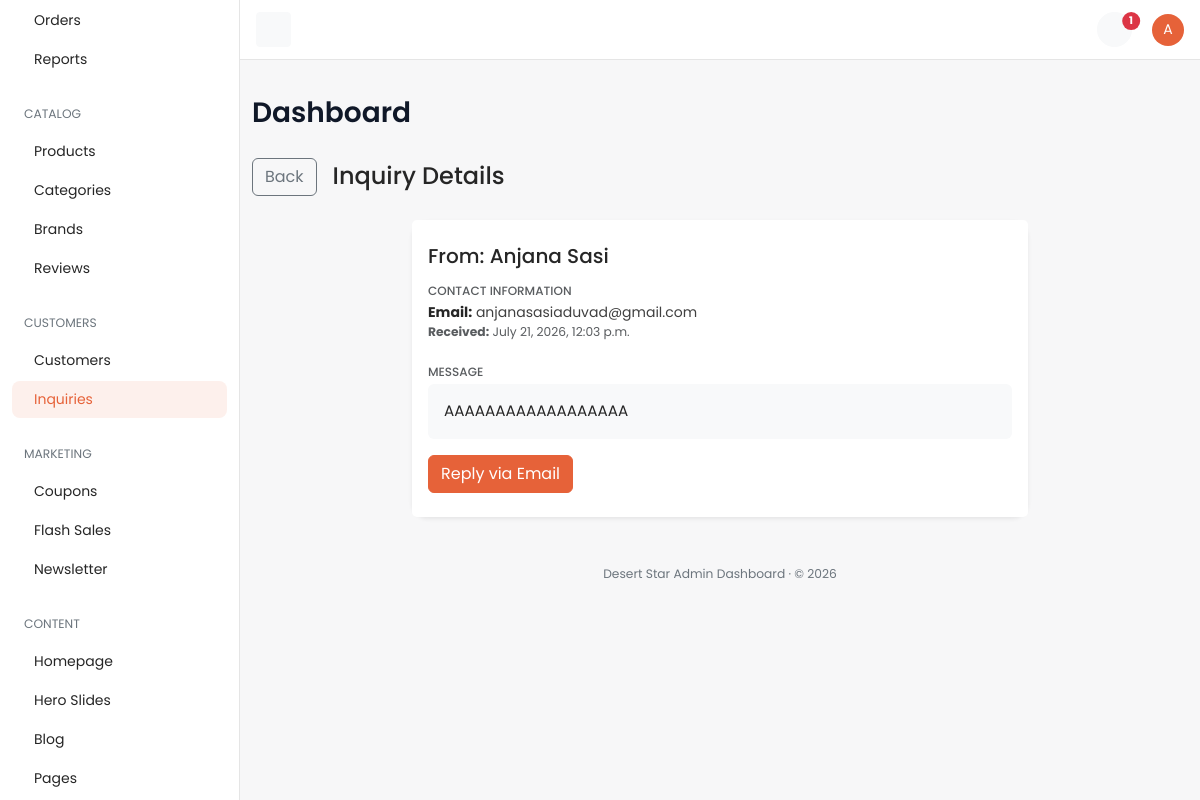
/dashboard/inquiry/7/ (signed in), run on the app's committed database.
### core/models.py (models this page shows, shortened)
class TimeStampedModel(models.Model):
    created_at = models.DateTimeField(
        auto_now_add=True,
        db_index=True,
        verbose_name="Created at",
        help_text="Timestamp when this record was first created.",
    )
    updated_at = models.DateTimeField(
        auto_now=True,
        db_index=True,
        verbose_name="Updated at",
        help_text="Timestamp when this record was last modified.",
    )
    class Meta:
        abstract = True

class ContactInquiry(TimeStampedModel):
    name = models.CharField(max_length=255, verbose_name="Name")
    email = models.EmailField(verbose_name="Email Address")
    message = models.TextField(verbose_name="Message")
    class Meta:
        verbose_name = "Contact Inquiry"
        verbose_name_plural = "Contact Inquiries"

### dashboard/views/customers.py (the view)
# urls.py: path("inquiry/<int:pk>/", customers.inquiry_detail, name="inquiry-detail"),
@dashboard_required
def inquiry_detail(request: HttpRequest, pk: int) -> HttpResponse:
    inquiry = get_object_or_404(ContactInquiry, pk=pk)
    context = {
        "nav_section": "inquiries",
        "page_title": f"Inquiry from {inquiry.name}",
        "inquiry": inquiry,
    }
    return render(request, "dashboard/customers/inquiry_detail.html", context)

### cart/selectors.py (called while the page is built, shortened)
def get_cart_for_request(*, request: HttpRequest) -> Optional[Cart]:
    if hasattr(request, _CART_CACHE_ATTR):
        return getattr(request, _CART_CACHE_ATTR)
    if not request.session.session_key:
        request.session.create()
    session_key = request.session.session_key
    cart = None
    if request.user.is_authenticated and hasattr(request.user, "customer_profile"):
        cart = (
            Cart.objects.filter(customer_profile=request.user.customer_profile)
            .select_related("currency", "destination_city")
            .first()
        )
    if cart is None:
        cart = (
            Cart.objects.filter(session_key=session_key)
            .select_related("currency", "destination_city")
            .first()
        )
    setattr(request, _CART_CACHE_ATTR, cart)
    return cart

def get_cart_item_count(*, cart: Cart | None) -> int:
    if cart is None:
        return 0
    total = CartItem.objects.filter(cart=cart).aggregate(total=Sum("quantity"))["total"]
    return int(total or 0)

def get_cart_count(*, request: HttpRequest) -> int:
    cart = get_cart_for_request(request=request)
    return get_cart_item_count(cart=cart)

def get_cart_product_ids(*, request: HttpRequest) -> set[int]:
    cart = get_cart_for_request(request=request)
    if not cart:
        return set()
    return set(CartItem.objects.filter(cart=cart).values_list("product_id", flat=True))

def _wishlist_items_qs(*, request: HttpRequest):
    from accounts.models import WishlistItem
    if request.user.is_authenticated and hasattr(request.user, "customer_profile"):
        return WishlistItem.objects.filter(
            wishlist__customer_profile=request.user.customer_profile
        )

def get_wishlist_count(*, request: HttpRequest) -> int:
    return _wishlist_items_qs(request=request).count()

def get_wishlist_product_ids(*, request: HttpRequest) -> set[int]:
    return set(_wishlist_items_qs(request=request).values_list("product_id", flat=True))

### core/selectors.py (called while the page is built)
def get_default_currency() -> Optional[Currency]:
    cached = cache.get(DEFAULT_CURRENCY_CACHE_KEY)
    if cached is not None:
        return cached
    currency = Currency.objects.filter(is_default=True).first()
    if currency is not None:
        cache.set(DEFAULT_CURRENCY_CACHE_KEY, currency, DEFAULT_CURRENCY_TTL)
    return currency

### core/services.py (called while the page is built)
def get_site_settings() -> SiteSettings:
    settings, _ = SiteSettings.objects.get_or_create(pk=SITE_SETTINGS_PK)
    return settings

### dashboard/templates/dashboard/customers/inquiry_detail.html (shortened to what this page needs)
{% extends "dashboard/base.html" %}
{% block content %}
<div class="row mb-4">
  <div class="col d-flex align-items-center">
    <a href="{% url 'dashboard:inquiry-list' %}" class="btn btn-outline-secondary me-3">
       Back
    </a>
    <h2 class="h4 mb-0 text-gray-800">Inquiry Details</h2>
  </div>
</div>
<div class="row">
  <div class="col-md-8 mx-auto">
    <div class="card shadow-sm border-0">
      <div class="card-header bg-white border-bottom-0 pt-4 pb-0">
        <h5 class="card-title mb-0">From: {{ inquiry.name }}</h5>
      </div>
      <div class="card-body">
        <div class="mb-4">
          <h6 class="text-muted text-uppercase mb-1" style="font-size: 0.75rem;">Contact Information</h6>
          <p class="mb-0"><strong>Email:</strong> <a href="mailto:{{ inquiry.email }}">{{ inquiry.email }}</a></p>
          <p class="mb-0 text-muted small"><strong>Received:</strong> {{ inquiry.created_at|date:"F j, Y, g:i a" }}</p>
        </div>
        <div>
          <h6 class="text-muted text-uppercase mb-1" style="font-size: 0.75rem;">Message</h6>
          <div class="p-3 bg-light rounded" style="white-space: pre-wrap; font-size: 0.95rem;">{{ inquiry.message }}</div>
        </div>
      </div>
      <div class="card-footer bg-white border-top-0 pb-4 pt-0">
        <a href="mailto:{{ inquiry.email }}?subject=Re: Your Inquiry to Desert Star Mobile" class="btn btn-primary">
           Reply via Email
        </a>
      </div>
    </div>
  </div>
</div>
{% endblock %}

### dashboard/templates/dashboard/partials/_topbar.html (shortened to what this page needs)
{% load static %}
<nav id="topbar" class="navbar bg-white border-bottom fixed-top topbar px-3">
  <button id="toggleBtn" class="d-none d-lg-inline-flex btn btn-light btn-icon btn-sm" type="button">
  </button>
  <div>
    <ul class="list-unstyled d-flex align-items-center mb-0 gap-1">
      <li>
        <a class="position-relative btn-icon btn-sm btn-light btn rounded-circle" data-bs-toggle="dropdown"
           aria-expanded="false" href="#" role="button">
          {% if dashboard_unread_count %}
          <span class="position-absolute top-0 start-100 translate-middle badge rounded-pill bg-danger mt-2 ms-n2">
            {{ dashboard_unread_count }}
          </span>
          {% endif %}
        </a>
      </li>
      <li class="ms-3 dropdown">
        <a href="#" role="button" data-bs-toggle="dropdown" aria-expanded="false">
          <span class="avatar avatar-sm avatar-primary rounded-circle">
            <span class="avatar-initials rounded-circle">{{ request.user.get_username|slice:":1"|upper }}</span>
          </span>
        </a>
      </li>
    </ul>
  </div>
</nav>

### static/dashboard/css/dashboard.css (style rules this page uses)
:root { --bs-primary: #e66239; --bs-primary-rgb: 230, 98, 57; --bs-primary-text-emphasis: #8a3a22; --bs-primary-bg-subtle: #fbe0d7; --bs-primary-border-subtle: #f5b7a4; --bs-link-color: #404040; --bs-link-color-rgb: 64, 64, 64; --bs-link-hover-color: #e66239; --bs-link-hover-color-rgb: 230, 98, 57; --bs-body-font-family: "Poppins", system-ui, -apple-system, "Segoe UI", Roboto, sans-serif; --bs-body-font-size: 0.875rem; --bs-body-color: #262626; --bs-border-color: #e5e5e5; --bs-tertiary-bg: #f5f5f5; }
body { font-family: var(--bs-body-font-family); background-color: #f7f7f8; }
.btn-primary { --bs-btn-bg: #e66239; --bs-btn-border-color: #e66239; --bs-btn-hover-bg: #cf522c; --bs-btn-hover-border-color: #c34e2a; --bs-btn-active-bg: #c34e2a; --bs-btn-active-border-color: #b84926; --bs-btn-disabled-bg: #e66239; --bs-btn-disabled-border-color: #e66239; }
a { text-decoration: none; }
.card { --bs-card-border-color: #eee; box-shadow: 0 1px 2px rgba(16, 24, 40, 0.05); }
.topbar { height: 60px; margin-left: 240px; }
.avatar { position: relative; display: inline-block; width: 3rem; height: 3rem; }
.avatar-sm { width: 2rem; height: 2rem; }
.avatar-initials { display: flex; justify-content: center; align-items: center; width: 100%; height: 100%; pointer-events: none; text-transform: uppercase; }
.avatar-primary .avatar-initials { color: #fff; background-color: #e66239; }
.btn-icon { position: relative; display: inline-flex; flex-shrink: 0; justify-content: center; align-items: center; font-size: 0.93rem; font-weight: 400; width: 2.5rem; height: 2.5rem; padding: 0; }
.btn-icon.btn-sm { font-size: 0.875rem; width: 2.1875rem; height: 2.1875rem; }
:root { --dash-ink: #101828; --dash-muted: #667085; --dash-line: #eef0f3; --dash-radius: 16px; }
.card { --bs-card-border-color: #eef0f3; border-radius: var(--dash-radius); box-shadow: 0 1px 2px rgba(16, 24, 40, 0.04), 0 1px 3px rgba(16, 24, 40, 0.03); }
.card-header { background-color: transparent; border-bottom: 1px solid var(--dash-line); }

### data on the page
ContactInquiry: name "Anjana Sasi", email "anjanasasiaduvad@gmail.com", created_at "July 21, 2026, 12:03 p.m.", message "AAAAAAAAAAAAAAAAAA"

### other printed values
{{ dashboard_unread_count }} "1"
{{ request.user.get_username|slice:":1"|upper }} "A"
